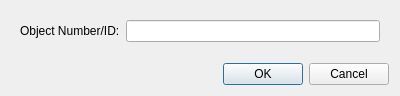
<?xml version="1.0" encoding="UTF-8"?>
<ui version="4.0">
 <class>FindObjectDialog</class>
 <widget class="QDialog" name="FindObjectDialog">
  <property name="geometry">
   <rect>
    <x>0</x>
    <y>0</y>
    <width>400</width>
    <height>96</height>
   </rect>
  </property>
  <property name="windowTitle">
   <string>Find object</string>
  </property>
  <layout class="QVBoxLayout" name="verticalLayout">
   <item>
    <widget class="QWidget" name="widget" native="true">
     <layout class="QFormLayout" name="formLayout">
      <item row="0" column="0">
       <widget class="QLabel" name="resetCodeLabel">
        <property name="text">
         <string>Object Number/ID:</string>
        </property>
       </widget>
      </item>
      <item row="0" column="1">
       <widget class="QLineEdit" name="objectIDLineEdit"/>
      </item>
     </layout>
    </widget>
   </item>
   <item>
    <widget class="QDialogButtonBox" name="buttonBox">
     <property name="orientation">
      <enum>Qt::Horizontal</enum>
     </property>
     <property name="standardButtons">
      <set>QDialogButtonBox::Cancel|QDialogButtonBox::Ok</set>
     </property>
    </widget>
   </item>
  </layout>
 </widget>
 <resources/>
 <connections>
  <connection>
   <sender>buttonBox</sender>
   <signal>accepted()</signal>
   <receiver>FindObjectDialog</receiver>
   <slot>accept()</slot>
   <hints>
    <hint type="sourcelabel">
     <x>248</x>
     <y>254</y>
    </hint>
    <hint type="destinationlabel">
     <x>157</x>
     <y>274</y>
    </hint>
   </hints>
  </connection>
  <connection>
   <sender>buttonBox</sender>
   <signal>rejected()</signal>
   <receiver>FindObjectDialog</receiver>
   <slot>reject()</slot>
   <hints>
    <hint type="sourcelabel">
     <x>316</x>
     <y>260</y>
    </hint>
    <hint type="destinationlabel">
     <x>286</x>
     <y>274</y>
    </hint>
   </hints>
  </connection>
 </connections>
</ui>
